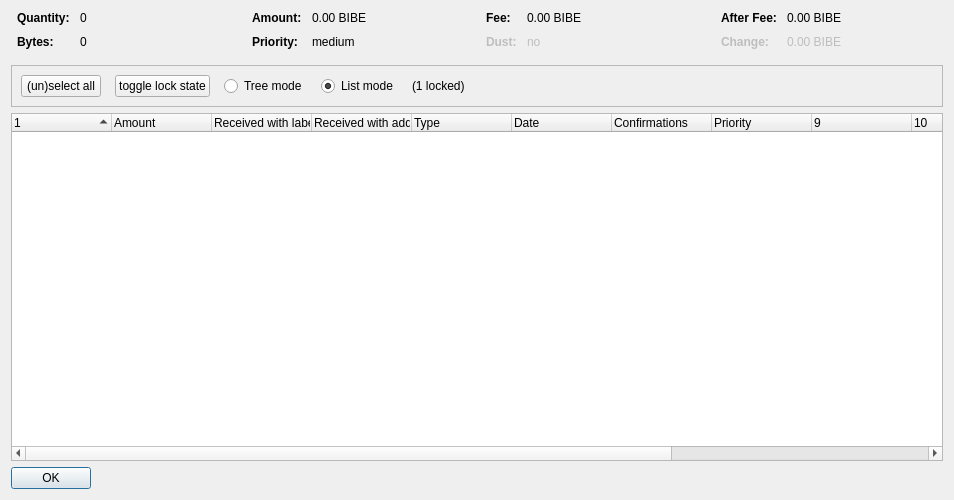
<?xml version="1.0" encoding="UTF-8"?>
<ui version="4.0">
 <class>CoinControlDialog</class>
 <widget class="QDialog" name="CoinControlDialog">
  <property name="geometry">
   <rect>
    <x>0</x>
    <y>0</y>
    <width>954</width>
    <height>500</height>
   </rect>
  </property>
  <property name="windowTitle">
   <string>Coin Selection</string>
  </property>
  <layout class="QVBoxLayout" name="verticalLayout">
   <item>
    <layout class="QHBoxLayout" name="horizontalLayoutTop" stretch="0,0,0,0">
     <property name="topMargin">
      <number>0</number>
     </property>
     <property name="bottomMargin">
      <number>10</number>
     </property>
     <item>
      <layout class="QFormLayout" name="formLayoutCoinControl1">
       <property name="horizontalSpacing">
        <number>10</number>
       </property>
       <property name="verticalSpacing">
        <number>10</number>
       </property>
       <property name="leftMargin">
        <number>6</number>
       </property>
       <property name="rightMargin">
        <number>6</number>
       </property>
       <item row="0" column="0">
        <widget class="QLabel" name="labelCoinControlQuantityText">
         <property name="font">
          <font>
           <weight>75</weight>
           <bold>true</bold>
          </font>
         </property>
         <property name="text">
          <string>Quantity:</string>
         </property>
        </widget>
       </item>
       <item row="0" column="1">
        <widget class="QLabel" name="labelCoinControlQuantity">
         <property name="cursor">
          <cursorShape>IBeamCursor</cursorShape>
         </property>
         <property name="contextMenuPolicy">
          <enum>Qt::ActionsContextMenu</enum>
         </property>
         <property name="text">
          <string notr="true">0</string>
         </property>
         <property name="textInteractionFlags">
          <set>Qt::LinksAccessibleByMouse|Qt::TextSelectableByKeyboard|Qt::TextSelectableByMouse</set>
         </property>
        </widget>
       </item>
       <item row="1" column="0">
        <widget class="QLabel" name="labelCoinControlBytesText">
         <property name="font">
          <font>
           <weight>75</weight>
           <bold>true</bold>
          </font>
         </property>
         <property name="text">
          <string>Bytes:</string>
         </property>
        </widget>
       </item>
       <item row="1" column="1">
        <widget class="QLabel" name="labelCoinControlBytes">
         <property name="cursor">
          <cursorShape>IBeamCursor</cursorShape>
         </property>
         <property name="contextMenuPolicy">
          <enum>Qt::ActionsContextMenu</enum>
         </property>
         <property name="text">
          <string notr="true">0</string>
         </property>
         <property name="textInteractionFlags">
          <set>Qt::LinksAccessibleByMouse|Qt::TextSelectableByKeyboard|Qt::TextSelectableByMouse</set>
         </property>
        </widget>
       </item>
      </layout>
     </item>
     <item>
      <layout class="QFormLayout" name="formLayoutCoinControl2">
       <property name="horizontalSpacing">
        <number>10</number>
       </property>
       <property name="verticalSpacing">
        <number>10</number>
       </property>
       <property name="leftMargin">
        <number>6</number>
       </property>
       <property name="rightMargin">
        <number>6</number>
       </property>
       <item row="0" column="0">
        <widget class="QLabel" name="labelCoinControlAmountText">
         <property name="font">
          <font>
           <weight>75</weight>
           <bold>true</bold>
          </font>
         </property>
         <property name="text">
          <string>Amount:</string>
         </property>
        </widget>
       </item>
       <item row="0" column="1">
        <widget class="QLabel" name="labelCoinControlAmount">
         <property name="cursor">
          <cursorShape>IBeamCursor</cursorShape>
         </property>
         <property name="contextMenuPolicy">
          <enum>Qt::ActionsContextMenu</enum>
         </property>
         <property name="text">
          <string notr="true">0.00 BIBE</string>
         </property>
         <property name="textInteractionFlags">
          <set>Qt::LinksAccessibleByMouse|Qt::TextSelectableByKeyboard|Qt::TextSelectableByMouse</set>
         </property>
        </widget>
       </item>
       <item row="1" column="0">
        <widget class="QLabel" name="labelCoinControlPriorityText">
         <property name="font">
          <font>
           <weight>75</weight>
           <bold>true</bold>
          </font>
         </property>
         <property name="text">
          <string>Priority:</string>
         </property>
        </widget>
       </item>
       <item row="1" column="1">
        <widget class="QLabel" name="labelCoinControlPriority">
         <property name="cursor">
          <cursorShape>IBeamCursor</cursorShape>
         </property>
         <property name="contextMenuPolicy">
          <enum>Qt::ActionsContextMenu</enum>
         </property>
         <property name="text">
          <string>medium</string>
         </property>
         <property name="textInteractionFlags">
          <set>Qt::LinksAccessibleByMouse|Qt::TextSelectableByKeyboard|Qt::TextSelectableByMouse</set>
         </property>
        </widget>
       </item>
      </layout>
     </item>
     <item>
      <layout class="QFormLayout" name="formLayoutCoinControl3">
       <property name="horizontalSpacing">
        <number>10</number>
       </property>
       <property name="verticalSpacing">
        <number>10</number>
       </property>
       <property name="leftMargin">
        <number>6</number>
       </property>
       <property name="rightMargin">
        <number>6</number>
       </property>
       <item row="0" column="0">
        <widget class="QLabel" name="labelCoinControlFeeText">
         <property name="font">
          <font>
           <weight>75</weight>
           <bold>true</bold>
          </font>
         </property>
         <property name="text">
          <string>Fee:</string>
         </property>
        </widget>
       </item>
       <item row="0" column="1">
        <widget class="QLabel" name="labelCoinControlFee">
         <property name="cursor">
          <cursorShape>IBeamCursor</cursorShape>
         </property>
         <property name="contextMenuPolicy">
          <enum>Qt::ActionsContextMenu</enum>
         </property>
         <property name="text">
          <string notr="true">0.00 BIBE</string>
         </property>
         <property name="textInteractionFlags">
          <set>Qt::LinksAccessibleByMouse|Qt::TextSelectableByKeyboard|Qt::TextSelectableByMouse</set>
         </property>
        </widget>
       </item>
       <item row="1" column="0">
        <widget class="QLabel" name="labelCoinControlLowOutputText">
         <property name="enabled">
          <bool>false</bool>
         </property>
         <property name="font">
          <font>
           <weight>75</weight>
           <bold>true</bold>
          </font>
         </property>
         <property name="text">
          <string>Dust:</string>
         </property>
        </widget>
       </item>
       <item row="1" column="1">
        <widget class="QLabel" name="labelCoinControlLowOutput">
         <property name="enabled">
          <bool>false</bool>
         </property>
         <property name="cursor">
          <cursorShape>IBeamCursor</cursorShape>
         </property>
         <property name="contextMenuPolicy">
          <enum>Qt::ActionsContextMenu</enum>
         </property>
         <property name="text">
          <string>no</string>
         </property>
         <property name="textInteractionFlags">
          <set>Qt::LinksAccessibleByMouse|Qt::TextSelectableByKeyboard|Qt::TextSelectableByMouse</set>
         </property>
        </widget>
       </item>
      </layout>
     </item>
     <item>
      <layout class="QFormLayout" name="formLayoutCoinControl4">
       <property name="horizontalSpacing">
        <number>10</number>
       </property>
       <property name="verticalSpacing">
        <number>10</number>
       </property>
       <property name="leftMargin">
        <number>6</number>
       </property>
       <property name="rightMargin">
        <number>6</number>
       </property>
       <item row="0" column="0">
        <widget class="QLabel" name="labelCoinControlAfterFeeText">
         <property name="font">
          <font>
           <weight>75</weight>
           <bold>true</bold>
          </font>
         </property>
         <property name="text">
          <string>After Fee:</string>
         </property>
        </widget>
       </item>
       <item row="0" column="1">
        <widget class="QLabel" name="labelCoinControlAfterFee">
         <property name="cursor">
          <cursorShape>IBeamCursor</cursorShape>
         </property>
         <property name="contextMenuPolicy">
          <enum>Qt::ActionsContextMenu</enum>
         </property>
         <property name="text">
          <string notr="true">0.00 BIBE</string>
         </property>
         <property name="textInteractionFlags">
          <set>Qt::LinksAccessibleByMouse|Qt::TextSelectableByKeyboard|Qt::TextSelectableByMouse</set>
         </property>
        </widget>
       </item>
       <item row="1" column="0">
        <widget class="QLabel" name="labelCoinControlChangeText">
         <property name="enabled">
          <bool>false</bool>
         </property>
         <property name="font">
          <font>
           <weight>75</weight>
           <bold>true</bold>
          </font>
         </property>
         <property name="text">
          <string>Change:</string>
         </property>
        </widget>
       </item>
       <item row="1" column="1">
        <widget class="QLabel" name="labelCoinControlChange">
         <property name="enabled">
          <bool>false</bool>
         </property>
         <property name="cursor">
          <cursorShape>IBeamCursor</cursorShape>
         </property>
         <property name="contextMenuPolicy">
          <enum>Qt::ActionsContextMenu</enum>
         </property>
         <property name="text">
          <string notr="true">0.00 BIBE</string>
         </property>
         <property name="textInteractionFlags">
          <set>Qt::LinksAccessibleByMouse|Qt::TextSelectableByKeyboard|Qt::TextSelectableByMouse</set>
         </property>
        </widget>
       </item>
      </layout>
     </item>
    </layout>
   </item>
   <item>
    <widget class="QFrame" name="frame">
     <property name="minimumSize">
      <size>
       <width>0</width>
       <height>40</height>
      </size>
     </property>
     <property name="frameShape">
      <enum>QFrame::StyledPanel</enum>
     </property>
     <property name="frameShadow">
      <enum>QFrame::Sunken</enum>
     </property>
     <layout class="QHBoxLayout" name="horizontalLayout">
      <item>
       <layout class="QHBoxLayout" name="horizontalLayoutPanel" stretch="0,0,0,0,0,0">
        <property name="spacing">
         <number>14</number>
        </property>
        <item>
         <widget class="QPushButton" name="pushButtonSelectAll">
          <property name="sizePolicy">
           <sizepolicy hsizetype="Maximum" vsizetype="Fixed">
            <horstretch>0</horstretch>
            <verstretch>0</verstretch>
           </sizepolicy>
          </property>
          <property name="text">
           <string>(un)select all</string>
          </property>
          <property name="autoDefault">
           <bool>false</bool>
          </property>
         </widget>
        </item>
        <item>
         <widget class="QPushButton" name="pushButtonToggleLock">
          <property name="sizePolicy">
           <sizepolicy hsizetype="Maximum" vsizetype="Fixed">
            <horstretch>0</horstretch>
            <verstretch>0</verstretch>
           </sizepolicy>
          </property>
          <property name="text">
           <string>toggle lock state</string>
          </property>
          <property name="autoDefault">
           <bool>false</bool>
          </property>
         </widget>
        </item>
        <item>
         <widget class="QRadioButton" name="radioTreeMode">
          <property name="sizePolicy">
           <sizepolicy hsizetype="Maximum" vsizetype="Fixed">
            <horstretch>0</horstretch>
            <verstretch>0</verstretch>
           </sizepolicy>
          </property>
          <property name="text">
           <string>Tree mode</string>
          </property>
         </widget>
        </item>
        <item>
         <widget class="QRadioButton" name="radioListMode">
          <property name="sizePolicy">
           <sizepolicy hsizetype="Maximum" vsizetype="Fixed">
            <horstretch>0</horstretch>
            <verstretch>0</verstretch>
           </sizepolicy>
          </property>
          <property name="text">
           <string>List mode</string>
          </property>
          <property name="checked">
           <bool>true</bool>
          </property>
         </widget>
        </item>
        <item>
         <widget class="QLabel" name="labelLocked">
          <property name="text">
           <string>(1 locked)</string>
          </property>
         </widget>
        </item>
        <item>
         <spacer name="horizontalSpacer">
          <property name="orientation">
           <enum>Qt::Horizontal</enum>
          </property>
          <property name="sizeHint" stdset="0">
           <size>
            <width>40</width>
            <height>20</height>
           </size>
          </property>
         </spacer>
        </item>
       </layout>
      </item>
     </layout>
    </widget>
   </item>
   <item>
    <widget class="CoinControlTreeWidget" name="treeWidget">
     <property name="contextMenuPolicy">
      <enum>Qt::CustomContextMenu</enum>
     </property>
     <property name="sortingEnabled">
      <bool>false</bool>
     </property>
     <property name="columnCount">
      <number>13</number>
     </property>
     <attribute name="headerShowSortIndicator" stdset="0">
      <bool>true</bool>
     </attribute>
     <attribute name="headerStretchLastSection">
      <bool>false</bool>
     </attribute>
     <column>
      <property name="text">
       <string/>
      </property>
     </column>
     <column>
      <property name="text">
       <string>Amount</string>
      </property>
     </column>
     <column>
      <property name="text">
       <string>Received with label</string>
      </property>
     </column>
     <column>
      <property name="text">
       <string>Received with address</string>
      </property>
     </column>
     <column>
      <property name="text">
       <string>Type</string>
      </property>
     </column>
     <column>
      <property name="text">
       <string>Date</string>
      </property>
     </column>
     <column>
      <property name="text">
       <string>Confirmations</string>
      </property>
      <property name="toolTip">
       <string>Confirmed</string>
      </property>
     </column>
     <column>
      <property name="text">
       <string>Priority</string>
      </property>
     </column>
     <column>
      <property name="text">
       <string/>
      </property>
     </column>
     <column>
      <property name="text">
       <string/>
      </property>
     </column>
     <column>
      <property name="text">
       <string/>
      </property>
     </column>
     <column>
      <property name="text">
       <string/>
      </property>
     </column>
     <column>
      <property name="text">
       <string/>
      </property>
     </column>
    </widget>
   </item>
   <item>
    <widget class="QDialogButtonBox" name="buttonBox">
     <property name="sizePolicy">
      <sizepolicy hsizetype="Maximum" vsizetype="Fixed">
       <horstretch>0</horstretch>
       <verstretch>0</verstretch>
      </sizepolicy>
     </property>
     <property name="orientation">
      <enum>Qt::Horizontal</enum>
     </property>
     <property name="standardButtons">
      <set>QDialogButtonBox::Ok</set>
     </property>
    </widget>
   </item>
  </layout>
 </widget>
 <customwidgets>
  <customwidget>
   <class>CoinControlTreeWidget</class>
   <extends>QTreeWidget</extends>
   <header>coincontroltreewidget.h</header>
  </customwidget>
 </customwidgets>
 <resources/>
 <connections/>
</ui>
